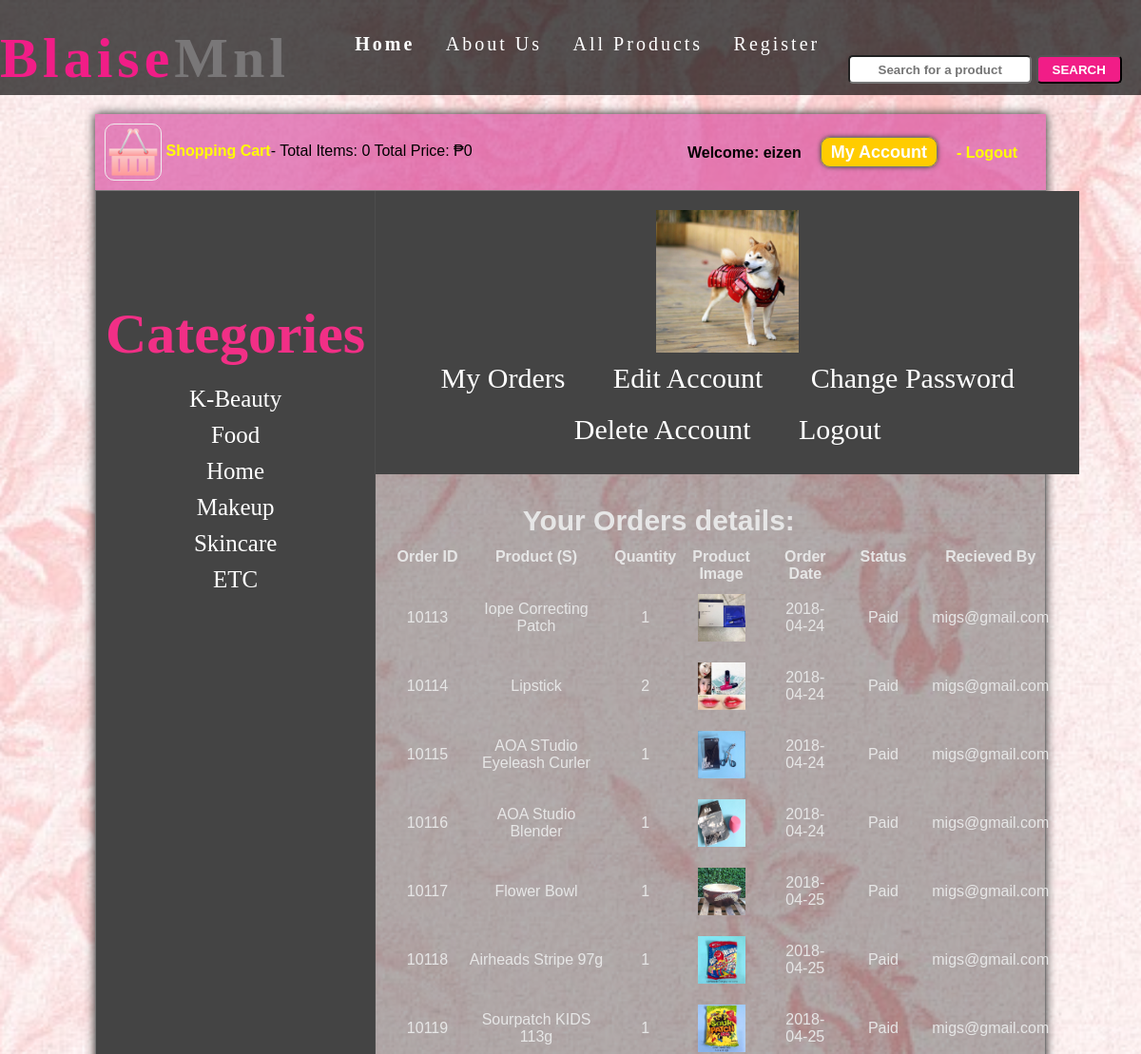
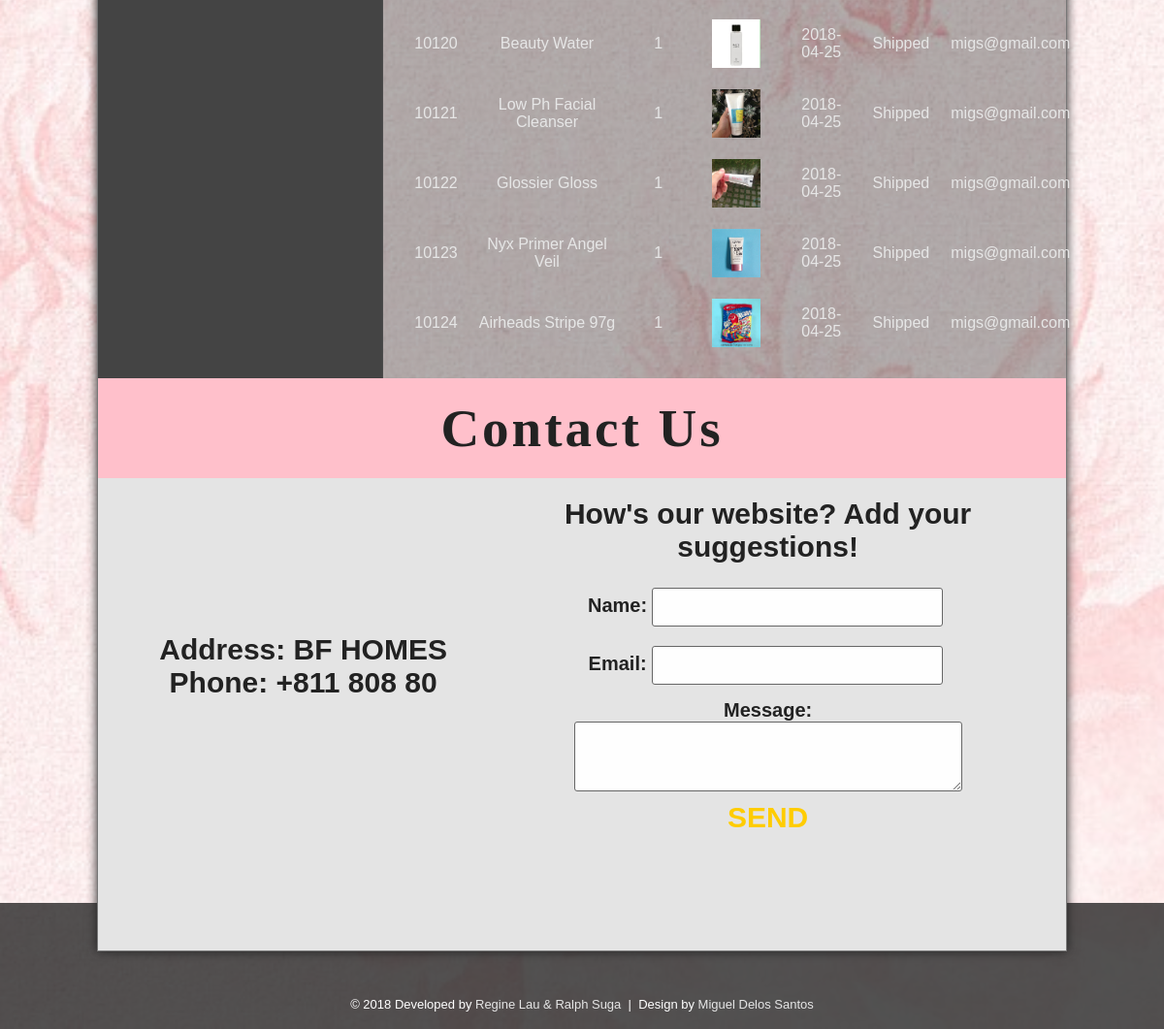
Screenshot of /my_account.php?my_orders (signed in) with the database file from the repository (2 pictures, top to bottom).
### tables this page shows
CREATE TABLE `categories` (
  `cat_id` int(100) NOT NULL,
  `cat_title` text NOT NULL
);

CREATE TABLE `customers` (
  `customer_id` int(11) NOT NULL,
  `customer_ip` varchar(255) NOT NULL,
  `customer_name` text NOT NULL,
  `customer_email` varchar(100) NOT NULL,
  `customer_pass` varchar(100) NOT NULL,
  `customer_country` text NOT NULL,
  `customer_city` text NOT NULL,
  `customer_contact` varchar(255) NOT NULL,
  `customer_address` text NOT NULL,
  `customer_image` text NOT NULL
);

CREATE TABLE `orders` (
  `orderid` int(255) NOT NULL,
  `qty` varchar(255) NOT NULL,
  `receipt_id` int(11) NOT NULL,
  `pro_id` varchar(255) NOT NULL,
  `order_date` varchar(255) NOT NULL,
  `status` varchar(255) NOT NULL,
  `customer` varchar(123) NOT NULL,
  `recieved_by` varchar(123) NOT NULL,
  `customer_contact` int(11) NOT NULL,
  `customer_address` varchar(256) NOT NULL,
  `date_paid` varchar(213) NOT NULL
);

CREATE TABLE `products` (
  `prod_id` int(100) NOT NULL,
  `prod_title` text NOT NULL,
  `prod_cat` text NOT NULL,
  `prod_brand` int(11) NOT NULL,
  `prod_qty` int(100) NOT NULL,
  `prod_price` decimal(65,2) NOT NULL,
  `prod_image` text NOT NULL,
  `dateentered` varchar(123) NOT NULL,
  `prod_desc` varchar(255) NOT NULL
);

### my_orders.php (the view, shortened to what this page needs)
<?php
	include("includes/db.php");
	?>
<table width="700" align="center">
	<tr align="center">
		<td colspan="6"><h2>Your Orders details:</h2></td>
	</tr>
	<tr align="center" >
		<th>Order ID</th>
		<th>Product (S)</th>
		<th>Quantity</th>
		<th>Product Image</th>
		<th>Order Date</th>
		<th>Status</th>
		<th>Recieved By</th>
	</tr>
	<?php
	$email = $_SESSION['customer_email'];
	$get_order = "select * from orders where customer = '$email'";
	$run_order = mysqli_query($con, $get_order);
	while ($row_order=mysqli_fetch_array($run_order)){
		$order_id = $row_order['orderid'];
		$qty = $row_order['qty'];
		$pro_id = $row_order['pro_id'];
		$order_date = $row_order['order_date'];
		$status = $row_order['status'];
		$recieved = $row_order['recieved_by'];
		$get_pro = "select * from products where prod_id='$pro_id'";
		$run_pro = mysqli_query($con, $get_pro);
		$row_pro=mysqli_fetch_array($run_pro);
		$pro_image = $row_pro['prod_image'];
		$pro_title = $row_pro['prod_title'];
	?>
	<tr align="center">
		<td><?php echo $order_id;?></td>
		<td>
		<?php echo $pro_title;?></td>
			<td><?php echo $qty;?></td>
		<td><img src="admin_area/product_images/<?php echo $pro_image;?>" width="50" height="50" />
		</td>
		<td><?php echo $order_date;?></td>
		<td><?php echo $status;?></td>
		<td><?php echo $recieved;?></td>
	</tr>
	<?php } ?>
</table>

### my_account.php (shortened to what this page needs)
<!DOCTYPE>
<?php
include ("functions/functions.php");
?>
<html>
	<head>
	</head>
		<link rel="stylesheet" type="text/css" href="css/default.css" />
		<link rel="stylesheet" type="text/css" href="css/component.css" />
		<link rel="stylesheet" href="styles/style.css" media="all" type="text/css">
<body>
	<div class="header_wrapper">
	<div class="header">
		<div class="logo">
		<h1><span>Blaise</span>Mnl</h1>
		</div>
		<div class="menu_wrapper">
		<div class="menubar">
			<ul id="menu">
				<li class="current_list_item"><a class="home" href="index.php" >Home</a></li>
				<li><a href="AboutUs.php" >About Us</a></li>
				<li><a href="all_products.php">All Products</a></li>
				<li><a href="register.php">Register</a></li>
			</ul>
			<div id="form" class="search_form">
				<form method="get" action="results.php" enctype="multipart/form-data">
				<input type="text" class="searchfrm" name="user_query" placeholder="Search for a product"/>
				<input  type="submit" class="searchbtn" name="search" value="Search" />
				</form>
			</div>
		</div>
		</div>
	</div>
	</div>
	<div class="main_wrapper">
		<div class="login_details">
				<?php
					if(isset($_SESSION['customer_email'])){
					echo "<b>Welcome: </b>" . $_SESSION['customer_email'] ;
					echo "<span class='my_account'><a href='my_account.php'> My Account </a></span>";
					}
					else {
					echo "<b>Welcome Guest: </b>";
					}
					?>	<?php
					if(!isset($_SESSION['customer_email'])){
					echo "<a href='login.php' style='color:yellow;'>Login</a>";}
					else{
						echo "<a href='logout.php' style='color:yellow;'>- Logout</a>";
					}?>
			</div>
		<div class="shopping_cart">
		<div class="shopping_details">
		<a href="cart.php"><img class="imagedropshadow" id="imgcart" src="images/cartpink.png"></a>
		<span class="item_details"><b style="color:yellow">Shopping Cart</b>- Total Items: <?php total_items(); ?> Total Price: <?php total_price(); ?>  </span>
		</div>
		</div>
	<div class="content_wrapper">
		<div id="content_area">
			<div class="upper_content">
				<div id="sidebar">
					<div id="sidebar_title">Categories</div>
						<ul id="cats">
							<?php getCats(); ?>
						</ul>
				</div>
				<div class="upper_content">
					<div class="content_up">
						<ul id="cats" class="my_account_menu">
				<?php
				$user = $_SESSION['customer_email'];
				$get_img = "select * from customers where customer_email='$user'";
				$run_img = mysqli_query($con, $get_img);
				$row_img = mysqli_fetch_array($run_img);
				$c_image = $row_img['customer_image'];
				if ($c_image == NULL){
					echo "<p style='text-align:center;'><img src='customer/customer_images/none.png' width='150' height='150'/></p>";
				}else{
					echo "<p style='text-align:center;'><img src='customer/customer_images/$c_image' width='150' height='150'/></p>";
				}
				?>
				<li><a href="my_account.php?my_orders">My Orders</a></li>
				<li><a href="my_account.php?edit_account">Edit Account</a></li>
				<li><a href="my_account.php?change_pass">Change Password</a></li>
				<li><a href="my_account.php?delete_account">Delete Account</a></li>
				<li><a href="logout.php">Logout</a></li>
					</div>
					<div class="main_content">
						<div id="products_box">
				<?php
				if(isset($_GET['my_orders'])){
				include("my_orders.php");
				}
				?>
						</div>
					</div>
				</div>
			</div>
			<div id="lower-content" >
				<div class="content_low">
					<h3>Contact Us</h3>
				</div>
				<div id="get-in-touch">
					<div class="git_left">
						<p>
							Address: BF HOMES<br>
							Phone: +811 808 80
						</p>
					</div>
					<div class="git right">
						<h3>How's our website? Add your suggestions!</h3>
						<ul id="contact-list">
							<li>Name:<input type="text"></input></li>
							<li>Email:<input type="text"></input></li>
							<li id="message">Message:<textarea rows="3"  ></textarea></li>
							<a href="#">Send</a>
						</ul>
					</div>
				</div>
			</div>
		</div>
	</div>
</div>
<div id="footer">
	<div class="footer_wrapper">
		&copy; 2018 Developed by <a href="#">Regine Lau & Ralph Suga</a>&nbsp;&nbsp;|&nbsp;&nbsp;Design by <a href="#" target="_blank" >Miguel Delos Santos</a>
	</div>
</div>
</body>
</html>

### functions/functions.php (shortened to what this page needs)
<?php
$con = mysqli_connect(DBHOST,DBUSER,DBPASS,DBNAME);
function getIp() {
    $ip = $_SERVER['REMOTE_ADDR'];
    return $ip;
}
function total_items(){
	if(isset($_GET['add_cart'])){
		global $con;
		$ip = getIp();
		$get_items = "select * from cart where customer_id='$ip'";
		$run_items = mysqli_query($con, $get_items);
		$count_items = mysqli_num_rows($run_items);
	}
		else{
			global $con;
		$ip = getIp();
		$get_items = "select * from cart where customer_id='$ip'";
		$run_items = mysqli_query($con, $get_items);
		$count_items = mysqli_num_rows($run_items);
		}
		echo $count_items;
	}
function total_price(){
	$total = 0;
	echo "₱" . $total;
}
function getCats(){
	global $con;
	$get_cats = "select * FROM categories";
	$run_cats = mysqli_query($con,$get_cats);
	while($row_cats=mysqli_fetch_array($run_cats)){
		$cat_id = $row_cats['cat_id'];
		$cat_title = $row_cats['cat_title'];
	echo "<li><a href='all_products.php?cat=$cat_id'>$cat_title</a></li>";
	}
}
?>

### css/default.css (style rules this page uses)
*, *:after, *:before { -webkit-box-sizing: border-box; -moz-box-sizing: border-box; box-sizing: border-box; }
body, html { font-size: 100%; padding: 0; margin: 0; height: 100%; }
body { font-family: 'Lato', Calibri, Arial, sans-serif; color: #89867e; background: #fff; }
a { color: #888; text-decoration: none; }

### css/component.css (style rules this page uses)
*, *:after, *::before { -webkit-box-sizing: border-box; -moz-box-sizing: border-box; box-sizing: border-box; }
body { font-family: 'Raleway', sans-serif; }

### rows the page displays
categories: cat_title "K-Beauty"
categories: cat_title "Food"
categories: cat_title "Home"
categories: cat_title "Makeup"
categories: cat_title "Skincare"
categories: cat_title "ETC"
customers: customer_image (picture)
orders: orderid "10113", products.prod_title "Iope Correcting Patch", qty "1", products.prod_image (picture), order_date "2018-04-24", status "Paid", recieved_by "migs@gmail.com"
orders: orderid "10114", products.prod_title "Lipstick", qty "2", products.prod_image (picture), order_date "2018-04-24", status "Paid", recieved_by "migs@gmail.com"
orders: orderid "10115", products.prod_title "AOA STudio Eyeleash Curler", qty "1", products.prod_image (picture), order_date "2018-04-24", status "Paid", recieved_by "migs@gmail.com"
orders: orderid "10116", products.prod_title "AOA Studio Blender", qty "1", products.prod_image (picture), order_date "2018-04-24", status "Paid", recieved_by "migs@gmail.com"
orders: orderid "10117", products.prod_title "Flower Bowl", qty "1", products.prod_image (picture), order_date "2018-04-25", status "Paid", recieved_by "migs@gmail.com"
orders: orderid "10118", products.prod_title "Airheads Stripe 97g", qty "1", products.prod_image (picture), order_date "2018-04-25", status "Paid", recieved_by "migs@gmail.com"
orders: orderid "10119", products.prod_title "Sourpatch KIDS 113g", qty "1", products.prod_image (picture), order_date "2018-04-25", status "Paid", recieved_by "migs@gmail.com"
orders: orderid "10120", products.prod_title "Beauty Water", qty "1", products.prod_image (picture), order_date "2018-04-25", status "Shipped", recieved_by "migs@gmail.com"
orders: orderid "10121", products.prod_title "Low Ph Facial Cleanser", qty "1", products.prod_image (picture), order_date "2018-04-25", status "Shipped", recieved_by "migs@gmail.com"
orders: orderid "10122", products.prod_title "Glossier Gloss", qty "1", products.prod_image (picture), order_date "2018-04-25", status "Shipped", recieved_by "migs@gmail.com"
orders: orderid "10123", products.prod_title "Nyx Primer Angel Veil", qty "1", products.prod_image (picture), order_date "2018-04-25", status "Shipped", recieved_by "migs@gmail.com"
orders: orderid "10124", products.prod_title "Airheads Stripe 97g", qty "1", products.prod_image (picture), order_date "2018-04-25", status "Shipped", recieved_by "migs@gmail.com"

### other values shown
$_SESSION['customer_email'] "eizen"
$count_items "0"
$total "0"
